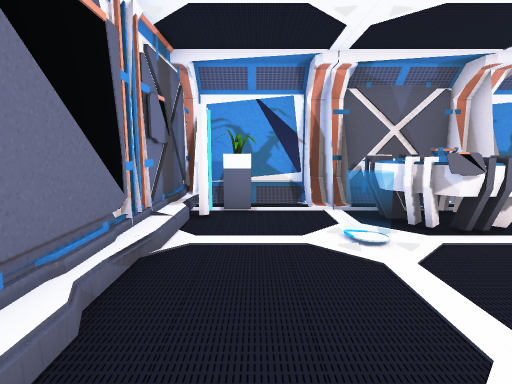
View 1 (above)

17 first-person views from a walk through a Unity game level. The camera is 1.5 m above the floor, tilts 8° down and sees 80° across. The floor is counted in squares, 1 m on a side. Each view is taken from the middle of a square. On the plan, view 1 faces up. The plan holds only what a view shows up to about 15 squares ahead; the rest is blank. The player character is not drawn. Some animated figures are not drawn.

View 2
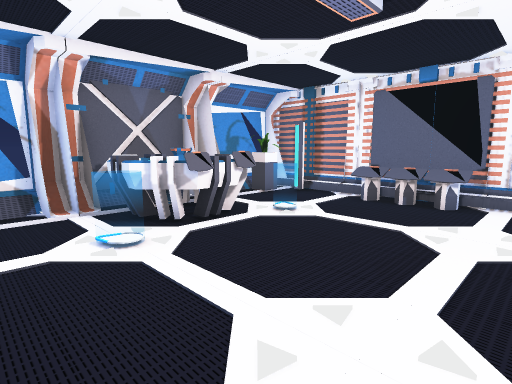

View 3
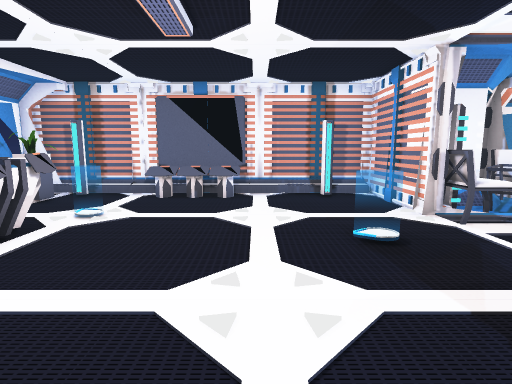

View 4
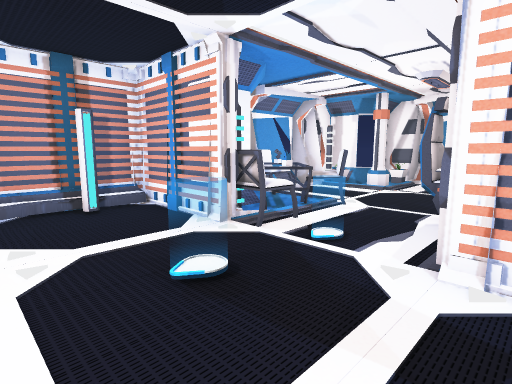

View 5
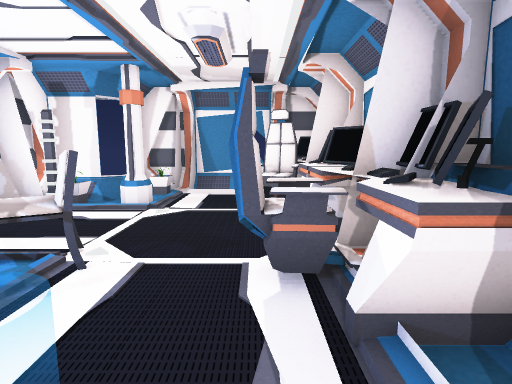

View 6
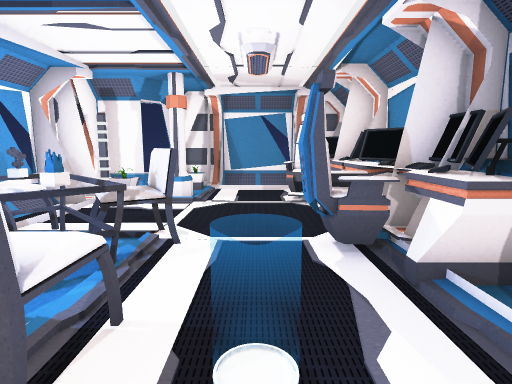

View 7
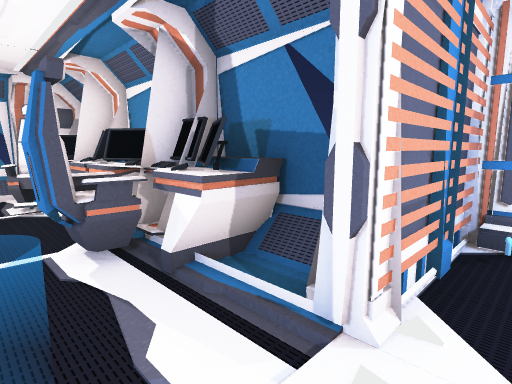

View 8
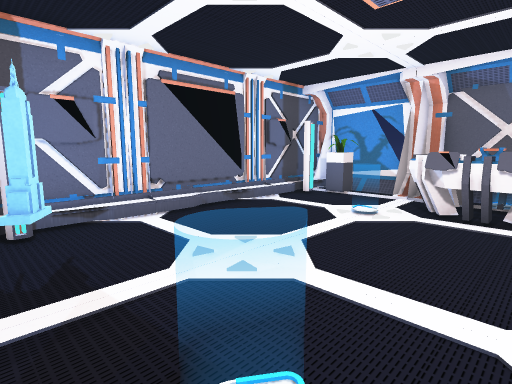

View 9
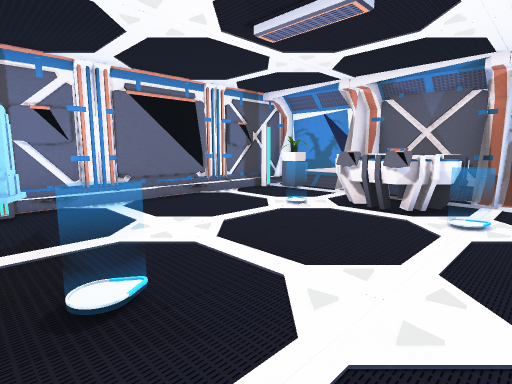

View 10
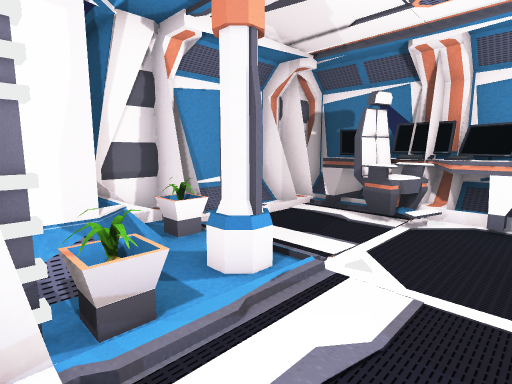

View 11
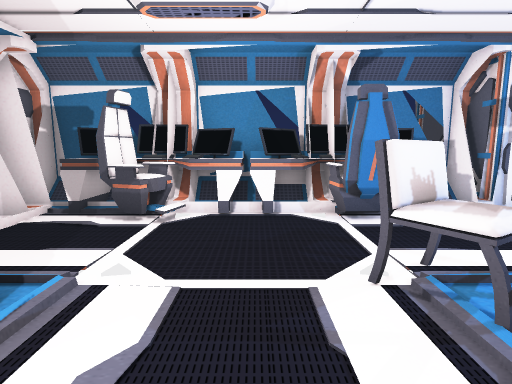

View 12
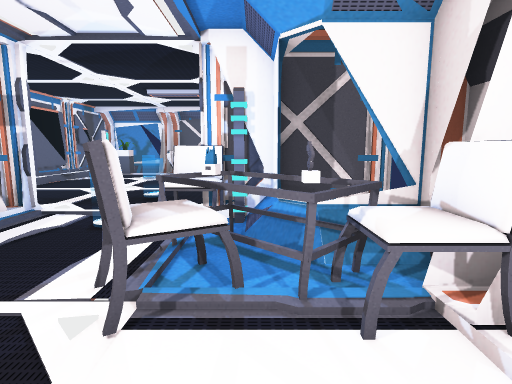

View 13
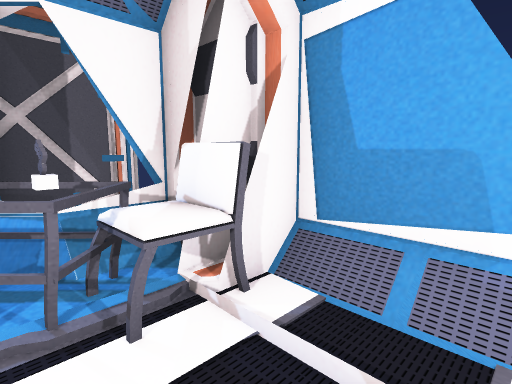

View 14
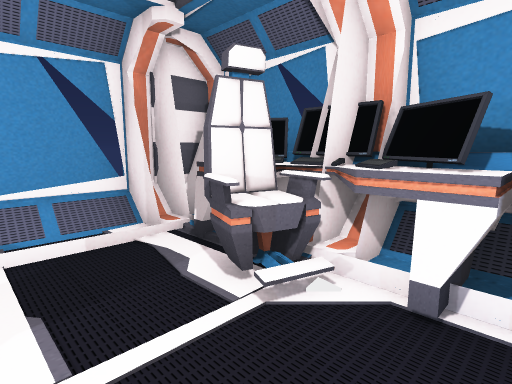

View 15
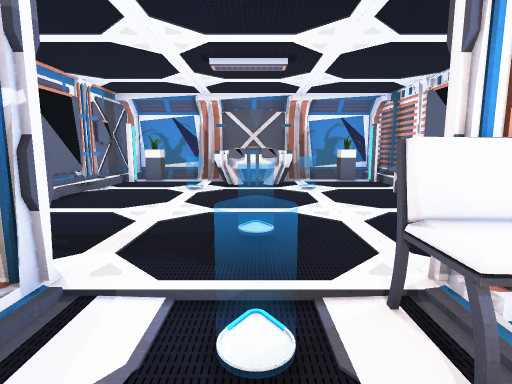

View 16
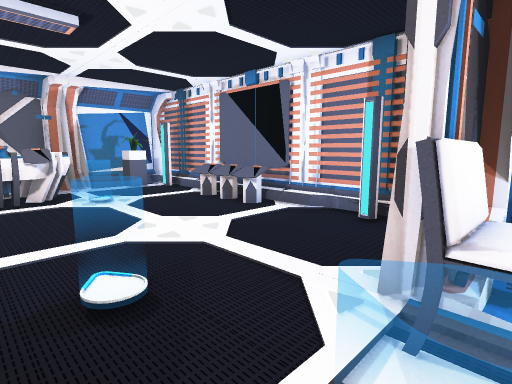

View 17
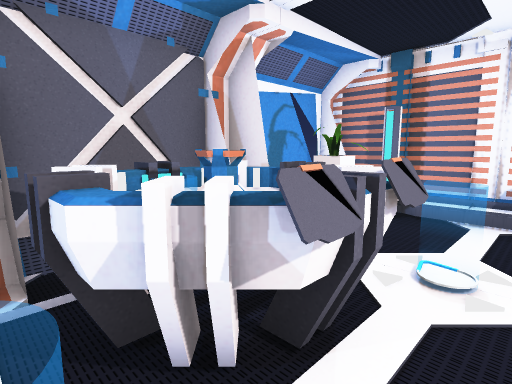

### Floor plan
Key: @ floor where view 1 was taken; # wall or solid block; . floor; / step, stairs or slope; = window, fence, low wall or low ledge; ^ raised ledge; O other object.
Columns run from 2 left of view 1 to 10 right of it. Each row starts with its distance up from view 1.
  9 #############
  8 #.O.##O##.O.#
  7 ##..=^^^..O.#
  6 #....^^^....#
  5 #...=OOOO...#
  4 #..........^#
  3 #..........^#
  2 #..........^#
  1 #...........#
  0 #.@.........#
 -1 ###...=.....#
 -2   #.........#
 -3  ###....#####
 -4   #...OOO#=
 -5   OOO...O###
 -6   OOO#..O#O##
 -7   #OO#.OOOOO#
 -8   #OO...O.OO#
 -9   #OO.......#
-10   #OO.......#
-11   #OO#../..##
-12   #O##..OOO##
-13   #OO....###
-14   ###...##
-15    #######

Where each view was taken, in squares from view 1:
view 1: 0 up, 0 right, facing up
view 2: 0 up, 0 right, facing up-right
view 3: 1 up, 1 left, facing right
view 4: 1 up, 1 right, facing down-right
view 5: 3 down, 3 right, facing down
view 6: 2 down, 4 right, facing down
view 7: 2 down, 4 right, facing down-left
view 8: 2 down, 5 right, facing up-left
view 9: 2 down, 7 right, facing up-left
view 10: 9 down, 9 right, facing down-left
view 11: 9 down, 9 right, facing left
view 12: 10 down, 7 right, facing up
view 13: 10 down, 7 right, facing up-right
view 14: 9 down, 5 right, facing down-left
view 15: 6 down, 4 right, facing up
view 16: 4 down, 3 right, facing up-right
view 17: 4 up, 2 right, facing up-right
